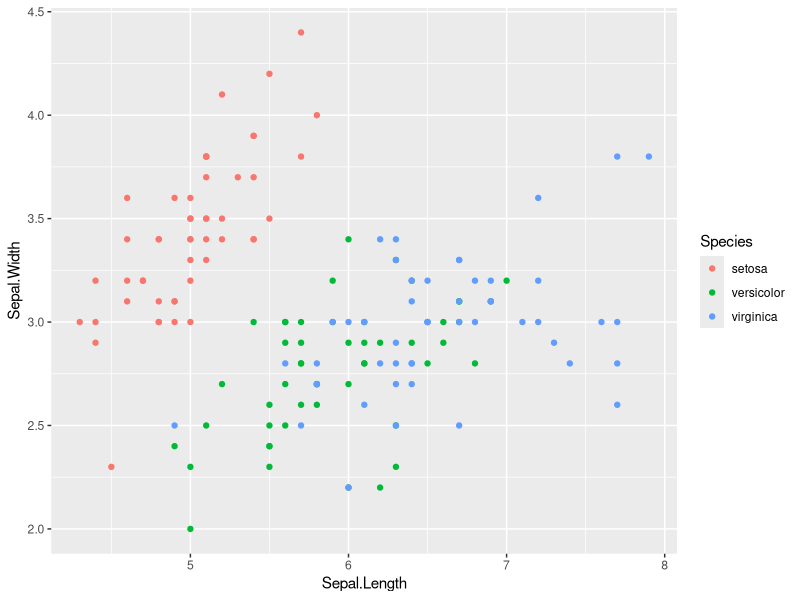
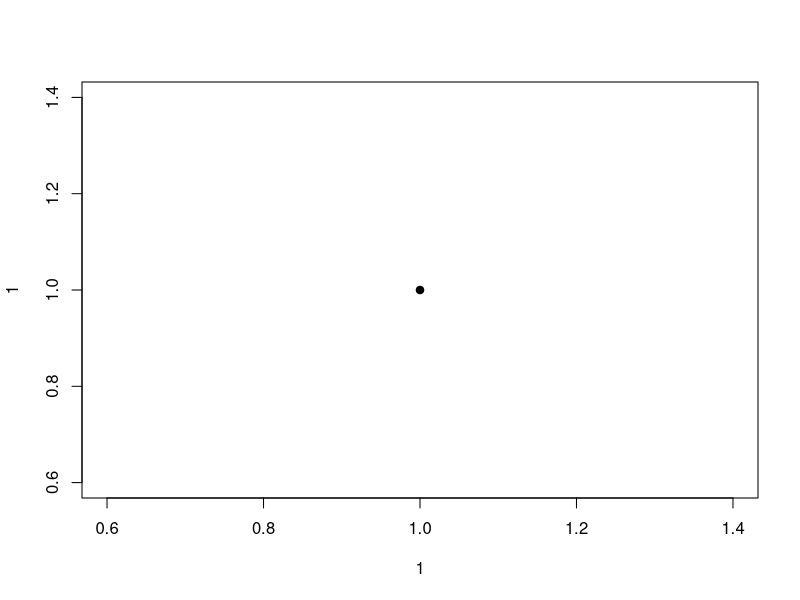

Write the R code that produced these figures, in order. (Note: this script raises an error after producing the figures.)
library(tidyverse)
library(openxlsx)

# This script will do the same as the "xlsx_with_xlsx_101.R" and "xlsx_with_XLConnect_101.R"
# scripts but will use the openxlsx package instead of the xlsx and XLConnect packages.


#This paragraph creates a Excel file with three sheets, a data frame, a plot amd a hyperlink 

wb <- createWorkbook(title = 'openxlsx_Test1.xlsx')
addWorksheet(wb, sheetName = 'Iris', tabColour = '#4F81BD', gridLines = F)

hs <- createStyle(fontColour = "#ffff00", fgFill = "#4F80BD",
                  halign = "center", valign = "center", textDecoration = "Bold",
                  border = "TopBottomLeftRight")

freezePane(wb, sheet = 'Iris', firstActiveRow = 3, firstCol = TRUE) ## freeze first row and column
writeDataTable(wb, sheet = 'Iris', x = iris, startRow = 2, startCol = 2, 
               headerStyle = hs, colNames = TRUE, rowNames = F,
               tableStyle = "TableStyleMedium2")

setColWidths(wb, sheet='Iris', widths = 'auto', cols = 1:10)

ggplot(iris, aes(Sepal.Length, Sepal.Width, color=Species))+
  geom_point()

insertPlot(wb, sheet='Iris', width=6, height=4, startRow = 2,
           startCol = length(iris)+2)

addWorksheet(wb, 'Plot')
name <- 'test_plot'
wd <- getwd()

png(paste0(name,'.png'), width=400, height=400)
plot(1, 1, pch=19)
dev.off()

writeData(wb, 'Plot', x='This is a boring plot', borders = 'surrounding')
insertImage(wb, sheet='Plot', file = paste0(name,'.png'), startCol = 2, startRow = 2,
            height = 4, width = 4)


x <- paste0(name, '.png')
class(x) <- 'hyperlink'

addWorksheet(wb, 'hyperlink')
#writeData(wb, 'hyperlink', x = x)
writeFormula(wb, 'hyperlink', x = makeHyperlinkString(sheet = 'testing',
  file = paste0(name, '.png'), text='This is a hyperlink to the file'))

saveWorkbook(wb, 'openxlsx_Test1.xlsx', overwrite = T)
